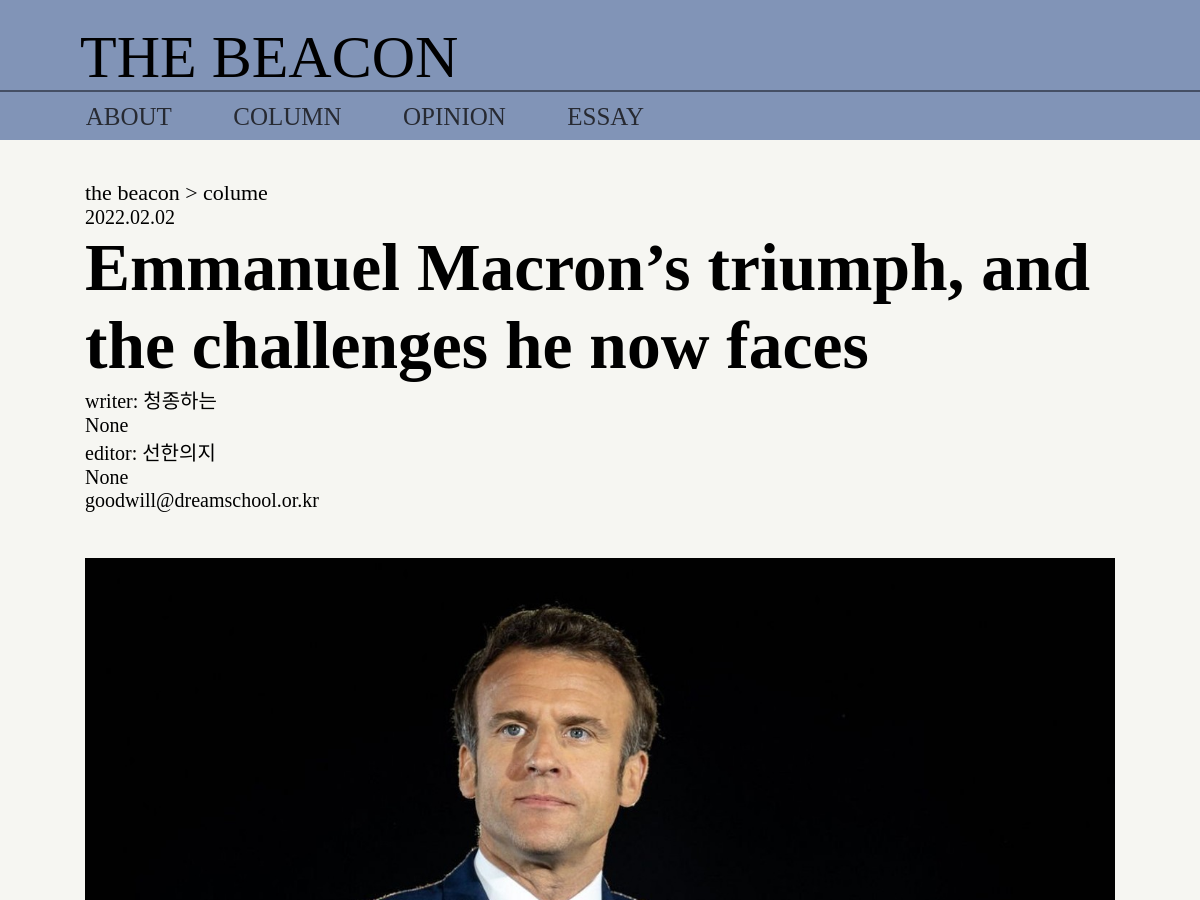
Page /article/2 (upper part) on the earlier database version.
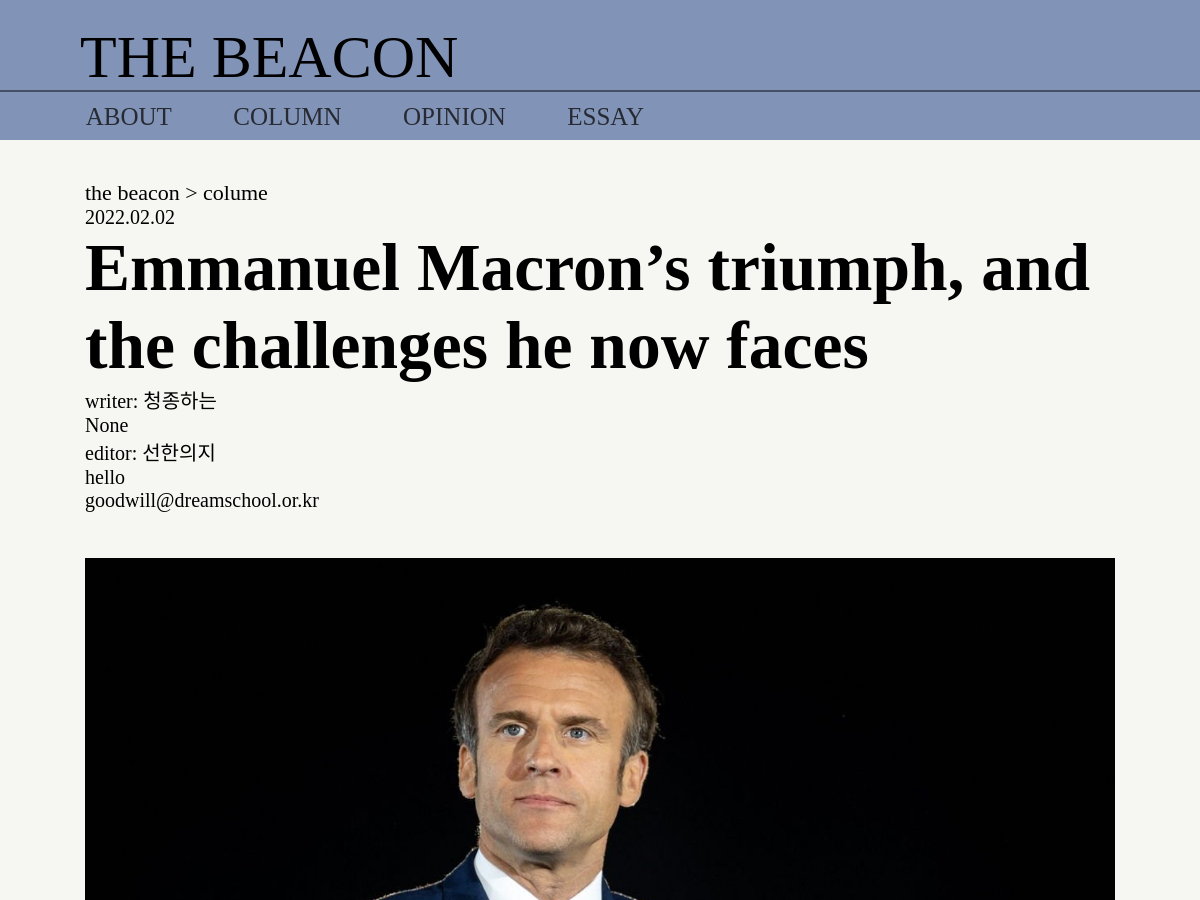
Same page on the later database version.
### journalist/models.py (models this page shows, shortened)
class Post(models.Model):
    title = models.CharField(max_length=255, blank=True)
    snippet = models.CharField(max_length=100, null=True, blank=True)
    author = models.ForeignKey(Journalist, related_name='post_author', on_delete=models.CASCADE)
    editor = models.ForeignKey(Journalist, related_name='post_editor', on_delete=models.CASCADE, null=True)
    thumbnail = models.ImageField(upload_to='images/', null=True)
    content = RichTextUploadingField(blank=True, null=True)
    post_date = models.DateField(auto_now_add=True)
    category = models.ForeignKey(Category, null=True, related_name='category', on_delete=models.SET_NULL)

class Journalist(models.Model):
    user = models.ForeignKey(User, on_delete=models.CASCADE)
    dream_name = models.CharField(max_length=10, null=True)
    eng_name = models.CharField(max_length=16, null=True)
    bio = models.TextField(max_length=255, null=True, blank=True)

### client/views.py (the view)
# urls.py: path('article/<int:article_id>', views.article, name='article')
def article(request, article_id):
    context = {
        'post': Post.objects.get(pk=article_id),
    }
    return render(request, 'article.html', context)

### client/templates/article.html (shortened to what this page needs)
{% extends 'base.html' %}
{% load static %}
{% block content %}
<main class="content">
        <article>
            <div class="article">
                <div class="arti_nav">
                    <a href="index.html">the beacon</a> >
                    <a href="abount.html">colume</a>
                </div>
                <div class="arti_date">
                    2022.02.02
                </div>
                <div class="arti_title">
                    <h1>{{ post.title }}</h1>
                </div>
                <div class="writer_info">
                    <p>writer: <span>{{ post.author.dream_name }} {{ post.author.user.first_name }} {{ post.author.user.last_name }}
                            <br>{{post.author.eng_name}}
                            <br>{{post.author.user.email}}
                        </span>
                    </p>
                    <p>editor: <span>{{ post.editor.dream_name }} {{ post.editor.user.first_name }} {{ post.editor.user.last_name }}
                            <br>{{post.editor.eng_name}}
                            <br>{{post.editor.user.email}}
                        </span>
                    </p>
                    <br><br>
                </div>
                <div class="arti_picture">
                    <img src="{{ post.thumbnail.url }}">
                </div>
            </div>
        </article>
</main>
{% endblock %}

### client/templates/base.html (shortened to what this page needs)
{% load static %}
<!DOCTYPE html>
<html lang="ko">
<head>
    <link rel="stylesheet" type="text/css" href="{% static 'css/style.css' %}">
</head>
<body class="wrap">
    <header class="header">
        <div class="header_title">
            <a href="{% url 'index' %}">THE BEACON</a>
        </div>
        <nav class="header_nav">
            <ul class="header_nav_ul">
                <li><a href="about.html">ABOUT</a></li>
                <li><a href="column.html">COLUMN</a></li>
                <li><a href="column.html">OPINION</a></li>
                <li><a href="column.html">ESSAY</a></li>
            </ul>
        </nav>
    </header>
    {% block content %}
    {% endblock %}
</body>
</html>

### client/static/css/style.css (style rules this page uses)
* { font-family:'Times New Roman', Times, serif; list-style: none; text-decoration: none; border-collapse: collapse; margin:0px; padding:0px; color:black; }
.wrap { width: 100%; height: auto; background-color: rgb(246, 246, 242); }
.header { height: 140px; background-color: rgb(129, 148, 183); }
.header_title { width: auto; white-space: nowrap; text-overflow: hidden; height: 90px; border-bottom: 2px solid rgba(69, 79, 100); text-align: left; line-height: 115px; font-size: 60px; }
.header_title> a { margin-left: 80px; }
.header_nav_ul { display: flex; width: 620px; line-height: 50px; font-size: 25px; margin-left: 55px; }
.header_nav_ul> li { margin-left: 15px; margin-right: 15px; margin: auto; }
.header_nav_ul> li> a { color: #272A32; }
.content { height: auto; width: 100%; }
.article { padding: 40px 85px 50px 85px; }
.arti_nav { font-size: 22px; }
.arti_date { font-size: 20px; }
.arti_title { font-size: 45px; }
.arti_picture>img { width: 100%; }
.writer_info { font-size: 20px; }

Differences in the rows shown:
changed through a linked row, Post "Emmanuel Macron’s triumph, and the challenges he now faces": editor.eng_name "None" → "hello"
